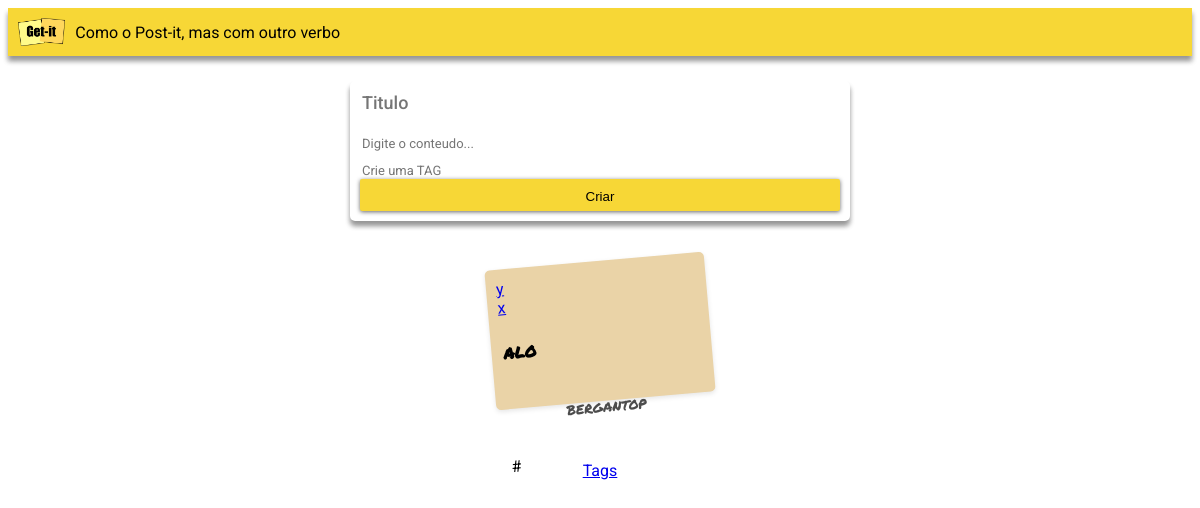
The app's page /, older data.
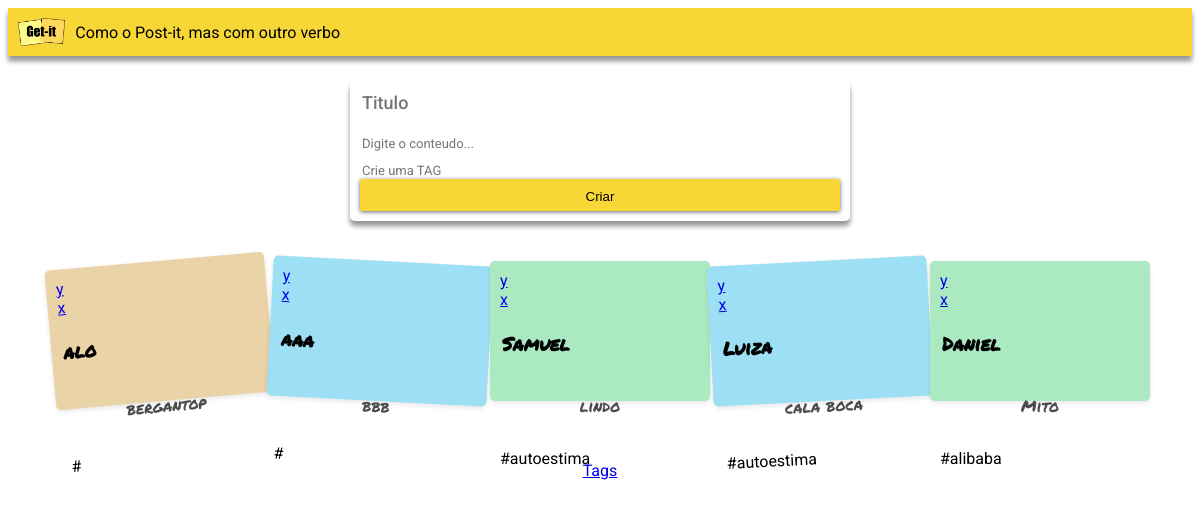
The same page, newer data.
### notes/models.py (models this page shows, shortened)
class Note(models.Model):
    title = models.CharField(max_length=200)
    content = models.TextField(null=True)
    tags = models.ForeignKey(Tag, on_delete=models.CASCADE, null=True)
    def __str__(self):
        return f"{self.id}. {self.title}"

class Tag(models.Model):
    name = models.CharField(max_length=200)

### notes/views.py (the view)
# urls.py: path('', views.index, name='index'),
def index(request):
    if request.method == 'POST':
        title = request.POST.get('titulo')
        content = request.POST.get('detalhes')
        tag = request.POST.get('tag')
        if tag in [tag_obj.name for tag_obj in Tag.objects.all()]:
            tag = Tag.objects.get(name=tag)
            note = Note(title=title, content=content, tags=tag)
        else:
            tag = Tag(name=tag)
            tag.save()
            tag = Tag.objects.get(name=tag.name)
            note = Note(title=title, content=content, tags=tag)
        note.save()
        return redirect('index')
    else:
        all_notes = Note.objects.all()
        print(all_notes)
        return render(request, 'notes/index.html', {'notes': all_notes})

### notes/templates/notes/index.html (shortened to what this page needs)
{% extends "notes/base.html" %}
{% load static %}
{% block content %}
<div class="appbar">
    <img src="{% static 'notes/img/logo-getit.png' %}" class="logo" />
    <span class="subtitle">Como o Post-it, mas com outro verbo</span>
</div>
<main class="container">
    <form method="post" class="form-card">
        <input
        class="form-card-title"
        type="text"
        name="titulo"
        placeholder="Titulo"
        id="titulo"
        />
        <textarea
        class="autoresize"
        name="detalhes"
        placeholder="Digite o conteudo..."
        id="detalhes"
        ></textarea>
        <input
            class="autoresize"
            type="text"
            name="tag"
            placeholder="Crie uma TAG"
            id="tag"
        />
        <button class="btn" type="submit">Criar</button>
    </form>
    <div class="card-container">
        {% for note in notes %}
        <div class="card">
            <a href="{% url 'update' note.id %}" name="update"> y </a>
            <a href="{% url 'delete' note.id %}" name="delete"> x </a>
            <h3 class="card-title">{{ note.title }}</h3>
            <div class="card-content">
              <p>
                {{note.content}}
              </p>
            </div>
            <p> #{{note.tags.name}}</p>
          </div>
        {% endfor %}
    </div>
    <a href="{% url 'all_tags' %}" name="all_tags">Tags</a>
</main>
{% endblock %}

### notes/templates/notes/base.html (shortened to what this page needs)
{% load static %}
<!DOCTYPE html>
<html>
<head>
  <link
      rel="stylesheet"
      href="https://cdnjs.cloudflare.com/ajax/libs/meyer-reset/2.0/reset.min.css"
    />
  <link rel="stylesheet" href="{% static 'notes/css/getit.css' %}" />
</head>
<body>
  {% block content %} {% endblock %}
</body>
</html>

### notes/static/notes/css/getit.css (style rules this page uses)
html, body { font-family: "Roboto", sans-serif; }
.logo { margin-top: 10px; margin-bottom: 10px; margin-left: 10px; margin-right: 10px; width: 4%; height: 4%; }
.appbar { display: flex; flex-direction: row; align-items: center; background-color: #f7d736; box-shadow: 0 5px 5px rgba(0, 0, 0, 0.25), 0 5px 5px rgba(0, 0, 0, 0.22); }
.subtitle { font-family: "Roboto", sans-serif; font-weight: normal; }
.container { display: flex; flex-direction: column; align-items: center; }
.btn { position: relative; display: block; padding: 10px 15px; width: 100%; overflow: hidden; border-width: 0; outline: none; border-radius: 2px; box-shadow: 0 1px 4px rgba(0, 0, 0, 0.6); background-color: #f7d736; transition: background-color 0.3s; }
.form-card { display: flex; flex-direction: column; margin-top: 25px; border-color: white; border-radius: 5px; height: 120px; width: 480px; padding: 10px; box-shadow: 0 5px 5px rgba(0, 0, 0, 0.25), 0 5px 5px rgba(0, 0, 0, 0.22); }
.form-card-title { display: flex; flex-direction: column; margin-bottom: 20px; font-size: large; font-weight: 500; border: none; font-family: 'Roboto', sans-serif; }
.autoresize { display: flex; border: 0; font-size: small; resize: none; font-family: 'Roboto', sans-serif; }
.card-container { display: flex; flex-wrap: wrap; justify-content: center; margin: 40px; }
.card { display: flex; border-radius: 5px; box-shadow: 0 2px 5px rgba(0, 0, 0, 0.1); padding: 10px; width: 200px; flex-direction: column; justify-content: space-between; height: 120px; margin: auto; margin-bottom: 20px; }
.card-title { padding: 2px; font-family: 'Permanent Marker', cursive; font-weight: bold; display: flex; }
.card-content { font-family: 'Permanent Marker', cursive; display: flex; flex-direction: column; flex-grow: 2; justify-content: center; color: #4c4c4c; align-items: center }
.card-color-1 { background-color: #ead3a7; }
.card-color-2 { background-color: #9de0f5; }
.card-color-4 { background-color: #abe9c1; }
.card-rotation-3 { transform: rotate(3deg); }
.card-rotation-6 { transform: rotate(0deg); }
.card-rotation-9 { transform: rotate(-3deg); }
.card-rotation-11 { transform: rotate(-5deg); }

Row changes from the older to the newer data that the page shows:
added Note: title "aaa", content "bbb"
added Note: title "Samuel", content "lindo", tags.name "autoestima"
added Note: title "Luiza", content "cala boca", tags.name "autoestima"
added Note: title "Daniel", content "Mito", tags.name "alibaba"
